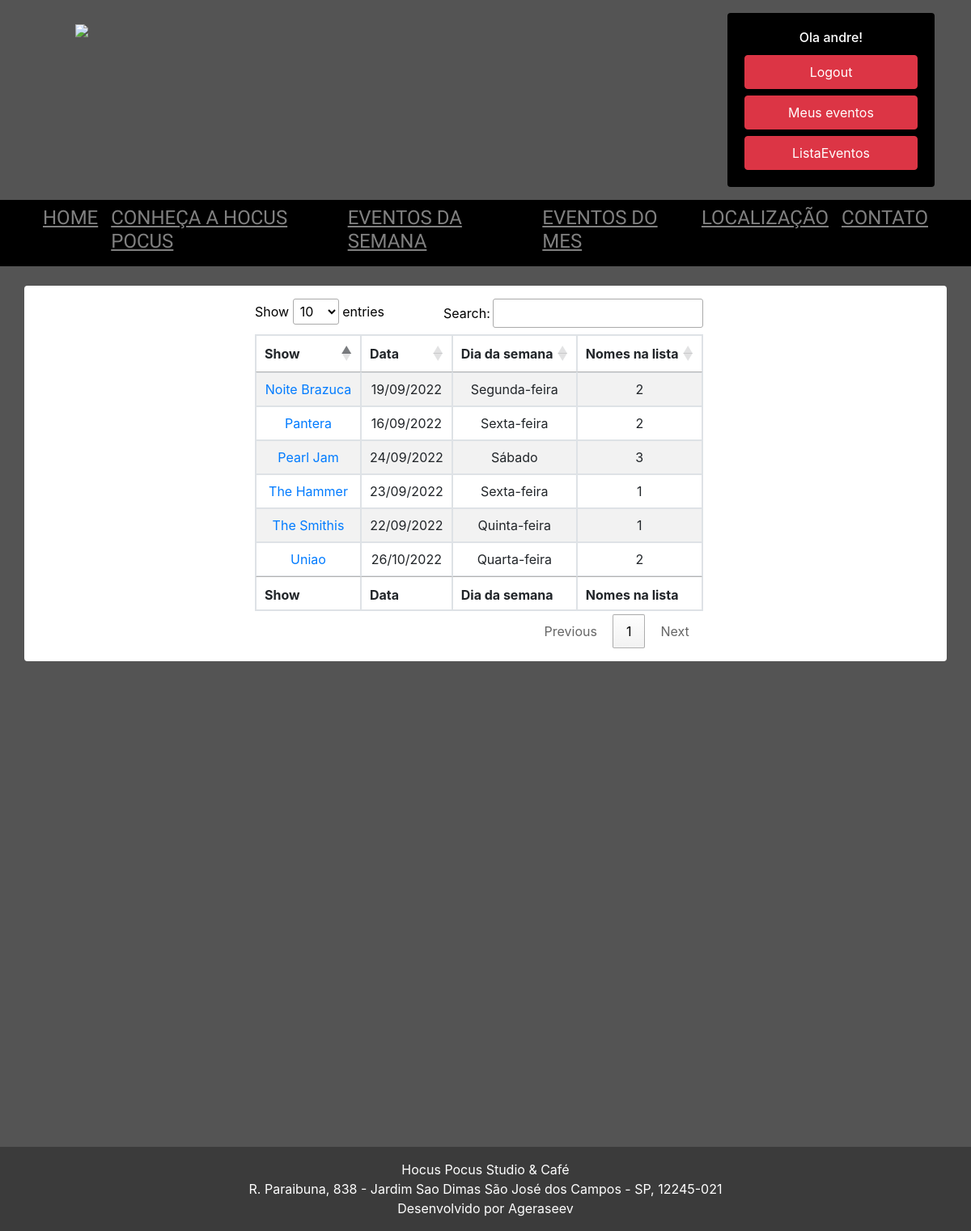
The page /listaevento (signed in) on the database as committed earlier.
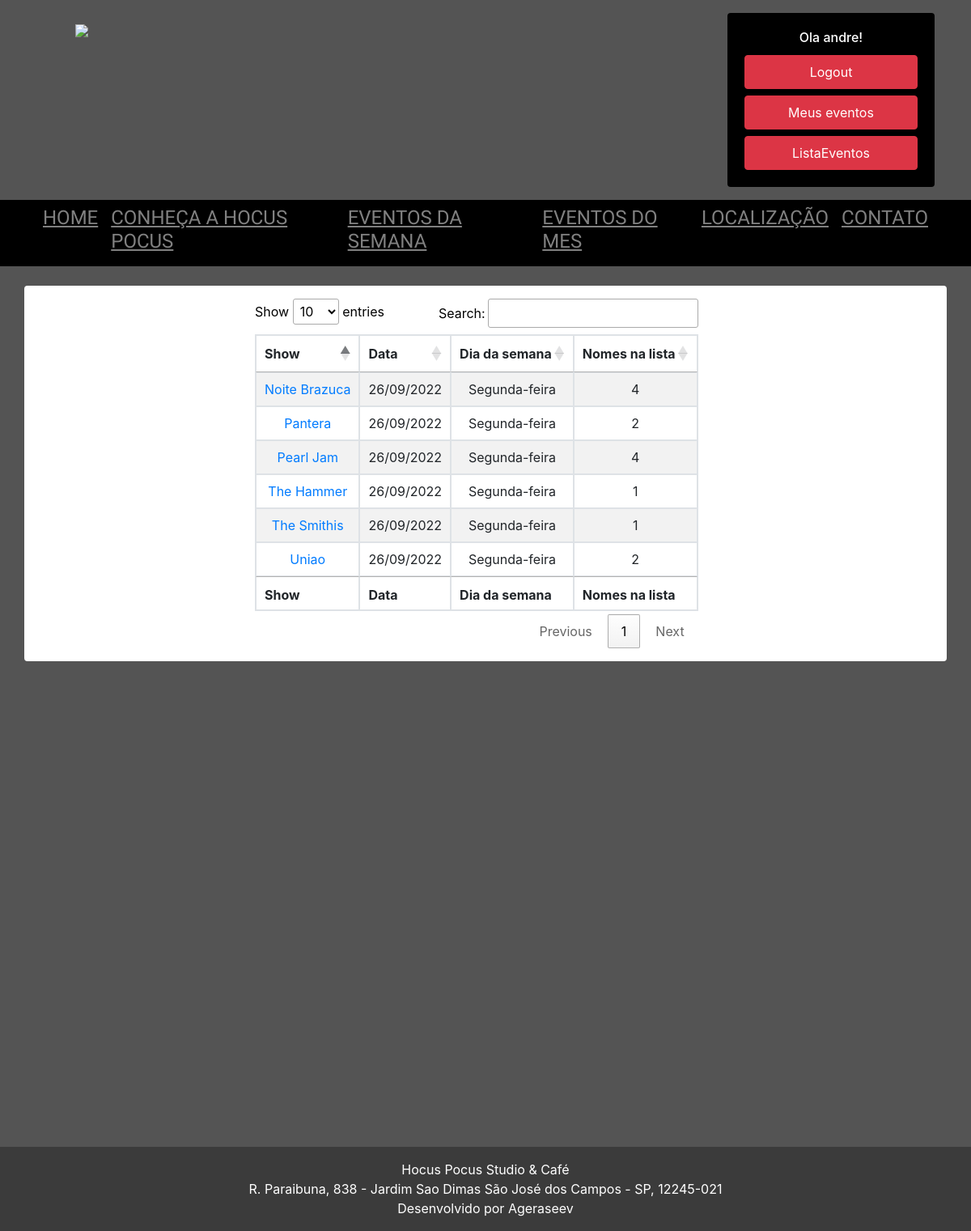
The same page on the database as committed later.
### show/models.py (models this page shows, shortened)
class Show(models.Model):
    titulo_show = models.CharField(max_length=100, )
    descricao_show = models.TextField(max_length=2000)
    horario_do_show = models.CharField(max_length=100, null=True)
    data_do_show = models.DateField(null=True)
    banner = models.ImageField(upload_to='static/banners', blank=True)
    quadrado = models.ImageField(upload_to='static/banners', blank=True)
    valor = models.DecimalField(max_digits=10, decimal_places=2, blank=True, null= True )
    publicada = models.BooleanField(default=False)
    pix = models.BooleanField(default=False)
    chave_pix = models.CharField(max_length=200, blank=True, null=True)

class NomeLista(models.Model):
    sem_registro = models.ForeignKey(UsuarioSemRegistro, on_delete=models.CASCADE, blank=True, null= True)
    roqueiro = models.ForeignKey(Usuario, on_delete=models.CASCADE, blank=True, null= True)
    pagamento = models.BooleanField(default=False)
    comprovante = models.ImageField(upload_to='comprovantes', blank=True)
    lista_reserva = models.ForeignKey(Show, on_delete=models.CASCADE, blank=True, null= True,)
    entrou = models.BooleanField(default=False)
    class Meta:
        unique_together = ('roqueiro', 'lista_reserva')

### show/views.py (the view)
# urls.py: path('listaevento', listaevento, name='listaevento'),
def listaevento(request):
    if request.user.is_staff:
        roqueiros = NomeLista.objects.all()
        show = Show.objects.filter(publicada=True)
        dados = {
            'roqueiro': roqueiros,
            'show': show,
        }
        return render(request, 'listaevento.html', dados)
    else:
        return redirect('home')

### templates/listaevento.html (shortened to what this page needs)
{% extends 'base4.html' %}
{% load static %}
{% block content %}
<link rel="stylesheet" href="https://cdn.datatables.net/1.10.2/css/jquery.dataTables.min.css">
<body>
<div class="container bg-white rounded text-center mt-4 ">
    <div class="row">
        <div class="col-lg-3 col-sm-2"></div>
        <div class="col-8 my-3 text-center">
            <div class="row header" style="text-align:center;color:black">
                <table id="example" class="table table-striped table-bordered" style="width:100%">
                    <thead>
                    <tr>
                        <th>Show</th>
                        <th>Data</th>
                        <th>Dia da semana</th>
                        <th>Nomes na lista</th>
                    </tr>
                    </thead>
                    <tbody>
                    {% for shows in show %}
                    <tr>
                        <td><a href="{% url 'lista' %}/{{ shows.id }} "> {{ shows.titulo_show }} </a></td>
                        <td>{{ shows.data_do_show|date:"SHORT_DATE_FORMAT" }}</td>
                        <td>{{ shows.data_do_show|date:"l" }}</td>
                        <td>{{ shows.nomelista_set.all|length }}</td>
                    </tr>
                    {% endfor %}
                    </tbody>
                    <tfoot>
                    <tr>
                        <th>Show</th>
                        <th>Data</th>
                        <th>Dia da semana</th>
                        <th>Nomes na lista</th>
                    </tr>
                    </tfoot>
                </table>
            </div>
        </div>
    </div>
</div>
{% endblock %}

Rows that differ between the two databases and show on the page:
changed Show "Pantera": data_do_show "16/09/2022" → "26/09/2022"; data_do_show "Sexta-feira" → "Segunda-feira"
changed Show "Uniao": data_do_show "26/10/2022" → "26/09/2022"; data_do_show "Quarta-feira" → "Segunda-feira"
changed Show "Pearl Jam": data_do_show "24/09/2022" → "26/09/2022"; data_do_show "Sábado" → "Segunda-feira"; nomelista_set.all|length "3" → "4"
changed Show "The Hammer": data_do_show "23/09/2022" → "26/09/2022"; data_do_show "Sexta-feira" → "Segunda-feira"
changed Show "The Smithis": data_do_show "22/09/2022" → "26/09/2022"; data_do_show "Quinta-feira" → "Segunda-feira"
changed Show "Noite Brazuca": data_do_show "19/09/2022" → "26/09/2022"; nomelista_set.all|length "2" → "4"
